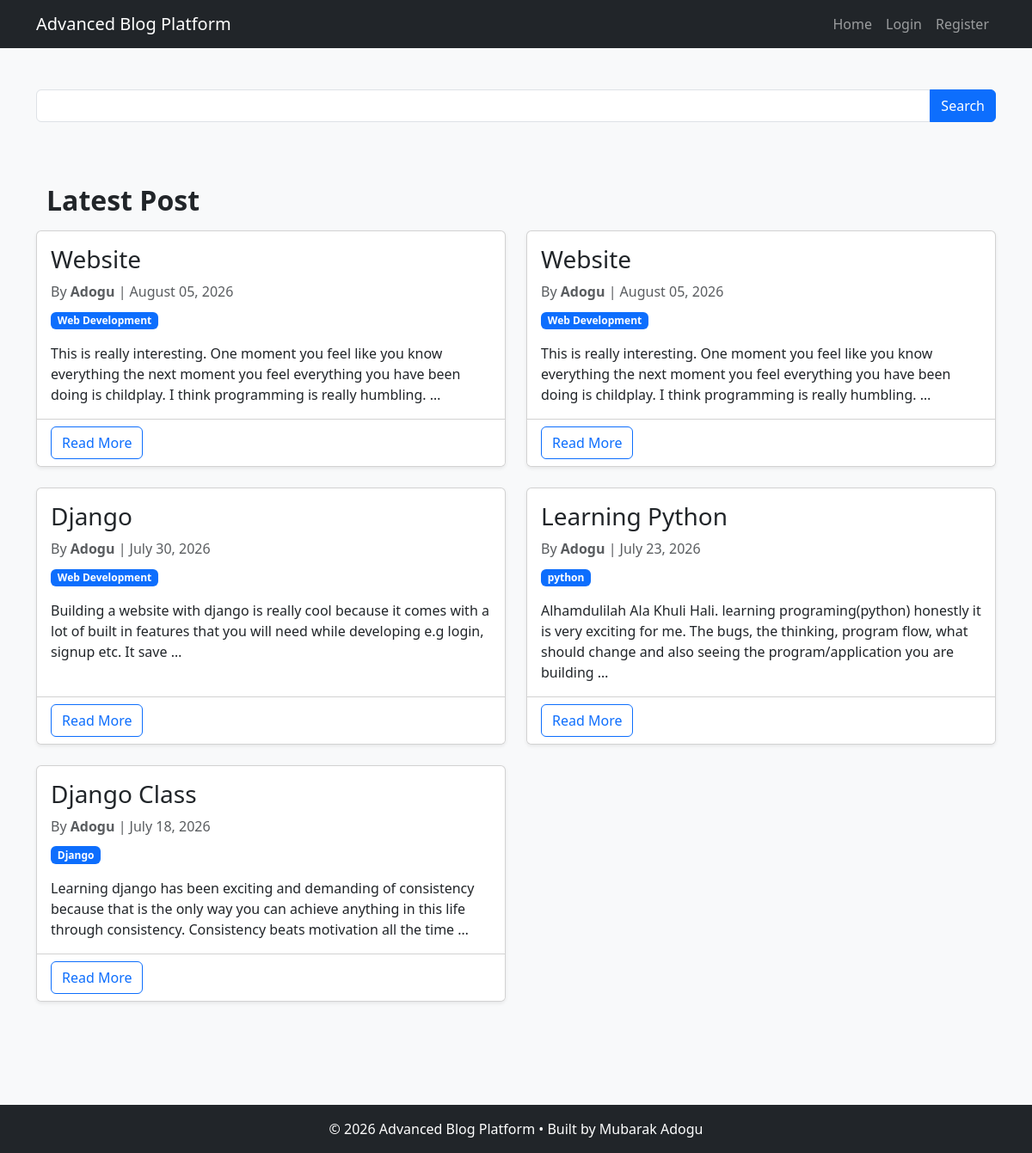
Before: / with the older database file.
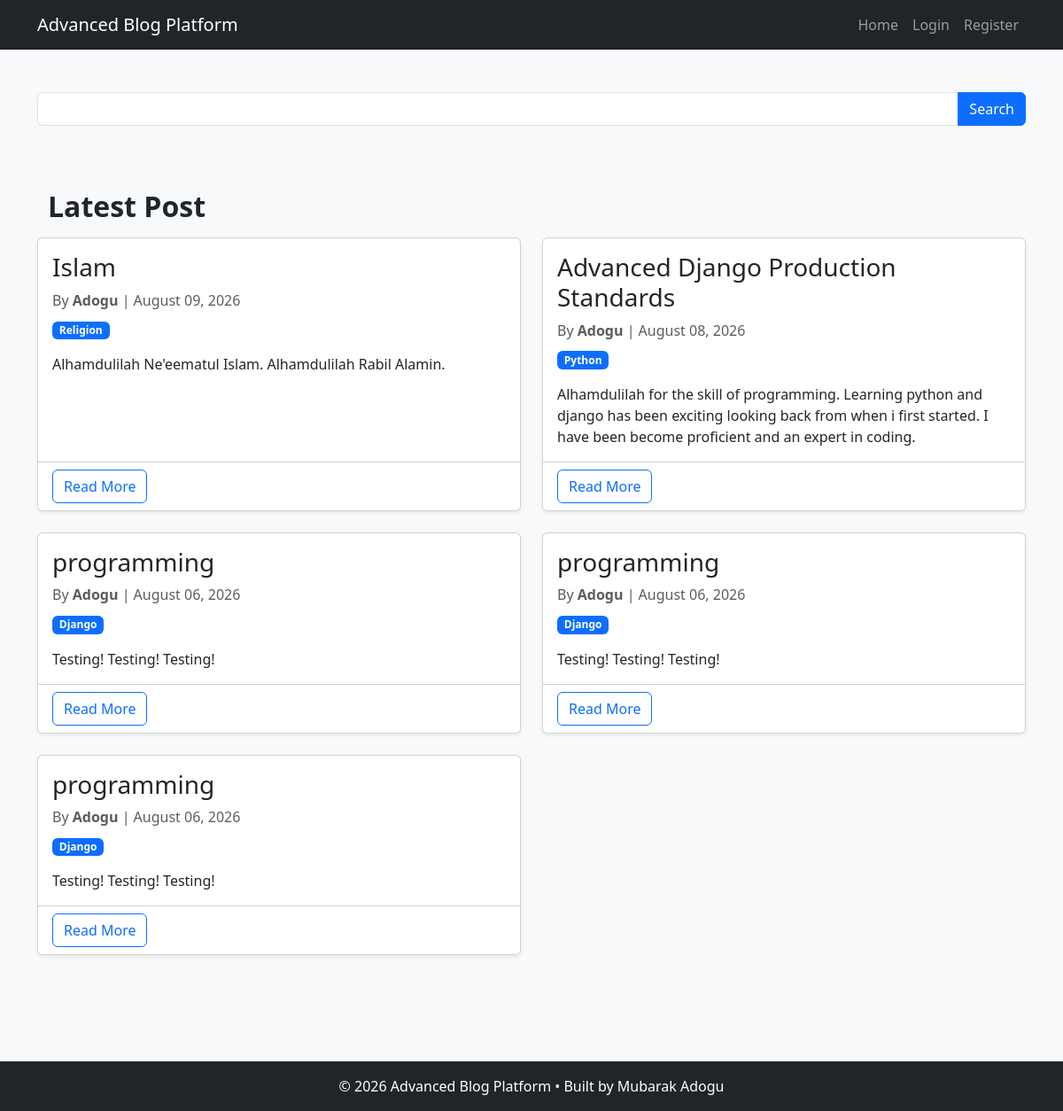
After: the same page with the newer database file.
### account/models.py (models this page shows, shortened)
class Post(models.Model):
    DRAFT = "draft"
    PUBLISHED = "published"
    STATUS_CHOICES = [
        (DRAFT, "Draft"),
        (PUBLISHED, "Published"),
    ]
    status = models.CharField(
        max_length=10,
        choices=STATUS_CHOICES,
        default=DRAFT,
    )
    author = models.ForeignKey(User, on_delete=models.CASCADE, related_name="posts")
    category = models.ForeignKey(
        Category, on_delete=models.CASCADE, related_name="posts"
    )
    tags = models.ManyToManyField(Tag, blank=True, related_name="posts")
    title = models.CharField(max_length=200)
    slug = models.SlugField(unique=True, editable=False)
    content = models.TextField()
    image = models.ImageField(upload_to="posts/", blank=True, null=True)
    created_at = models.DateTimeField(auto_now_add=True)
    updated_at = models.DateTimeField(auto_now=True)

class Category(models.Model):
    name = models.CharField(max_length=100, unique=True)
    slug = models.SlugField(unique=True)
    def __str__(self):
        return self.name

### account/views.py (the view)
# urls.py: path("", views.home, name="home"),
def home(request):
    posts = Post.objects.filter(status="published").order_by("-created_at")
    paginator = Paginator(posts, 5)
    page_number = request.GET.get("page")
    posts = paginator.get_page(page_number)
    return render(request, "blog/home.html", {"posts": posts})

### blog/templates/blog/home.html (shortened to what this page needs)
{% extends "base.html" %}
{% block content %}
<form method="GET">
    <div class="input-group mb-4">
        <input type="text" name="q" class="form-control">
        <button class="btn btn-primary" type="submit">Search</button>
    </div>
</form>
<div class="container mt-5">
    <h2 class="mb-3 text-dark fw-bold">Latest Post</h2>
</div>
{% if posts %}
    <div class="row">
        {% for post in posts %}
        <div class="col-lg-6 mb-4">
            <div class="card h-100 shadow-sm">
                    <div class="card-body">
                        <h3 class="card-title">{{ post.title }}</h3>
                        <p class="text-muted mb-2">
                            By
<strong>{{ post.author }}</strong>
                            |
                            {{ post.created_at|date:"F d, Y"}}
                          </p>
                          <span class="badge bg-primary mb-3">{{ post.category}}
                          </span>
                          <p class="card-text">{{ post.content|truncatewords:30 }}
                          </p>
                    </div>
                    <div class="card-footer bg-white">
                        <a href="{% url 'post_detail' post.slug %}"class="btn btn-outline-primary">Read More</a>
                    </div>
            </div>
        </div>
        {% endfor %}
    </div>
        {% endif %}
{% endblock %}

Changed rows visible on the page:
no longer on this page (row unchanged): Post: title "Website", author "Adogu", created_at "August 05, 2026", category "Web Development", content "This is really interesting. One moment you feel like you know everything the next moment you feel everything you have been doing is childplay. I think programming is really humbling. …"
no longer on this page (row unchanged): Post: title "Website", author "Adogu", created_at "August 05, 2026", category "Web Development", content "This is really interesting. One moment you feel like you know everything the next moment you feel everything you have been doing is childplay. I think programming is really humbling. …"
no longer on this page (row unchanged): Post: title "Django", author "Adogu", created_at "July 30, 2026", category "Web Development", content "Building a website with django is really cool because it comes with a lot of built in features that you will need while developing e.g login, signup etc. It save …"
no longer on this page (row unchanged): Post: title "Learning Python", author "Adogu", created_at "July 23, 2026", category "python", content "Alhamdulilah Ala Khuli Hali. learning programing(python) honestly it is very exciting for me. The bugs, the thinking, program flow, what should change and also seeing the program/application you are building …"
no longer on this page (row unchanged): Post: title "Django Class", author "Adogu", created_at "July 18, 2026", category "Django", content "Learning django has been exciting and demanding of consistency because that is the only way you can achieve anything in this life through consistency. Consistency beats motivation all the time …"
added Post: title "Islam", author "Adogu", created_at "August 09, 2026", category "Religion", content "Alhamdulilah Ne'eematul Islam. Alhamdulilah Rabil Alamin."
added Post: title "Advanced Django Production Standards", author "Adogu", created_at "August 08, 2026", category "Python", content "Alhamdulilah for the skill of programming. Learning python and django has been exciting looking back from when i first started. I have been become proficient and an expert in coding."
added Post: title "programming", author "Adogu", created_at "August 06, 2026", category "Django", content "Testing! Testing! Testing!"
added Post: title "programming", author "Adogu", created_at "August 06, 2026", category "Django", content "Testing! Testing! Testing!"
added Post: title "programming", author "Adogu", created_at "August 06, 2026", category "Django", content "Testing! Testing! Testing!"
